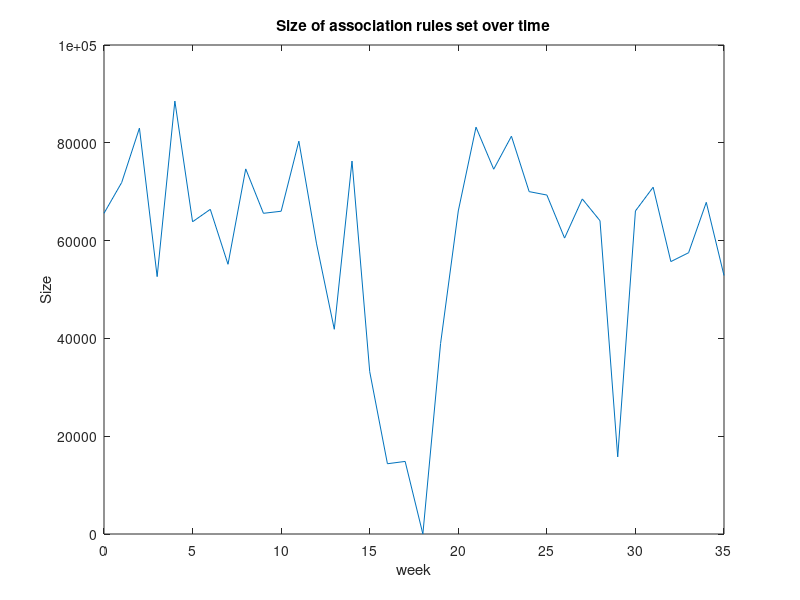

This figure's MATLAB source:
fileID = fopen('./ProgOutput/pruneDuration-Measure.txt','r');
formatSpec = '%d';
datacell = textscan(fileID, '%d%f%f', 'Delimiter',',');
plot(datacell{1},datacell{2})
title('Size of association rules set over time');
xlabel('week');
ylabel('Size');

